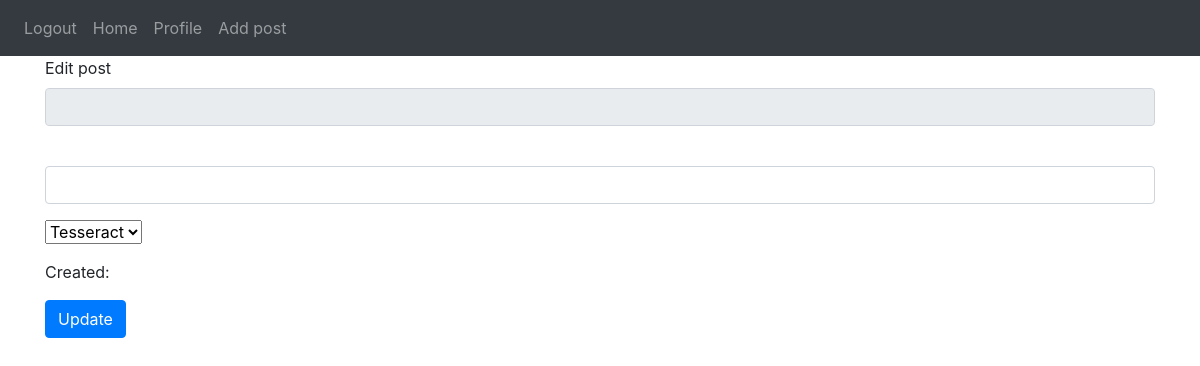
The page /edit/5 (signed in) on the database as committed earlier.
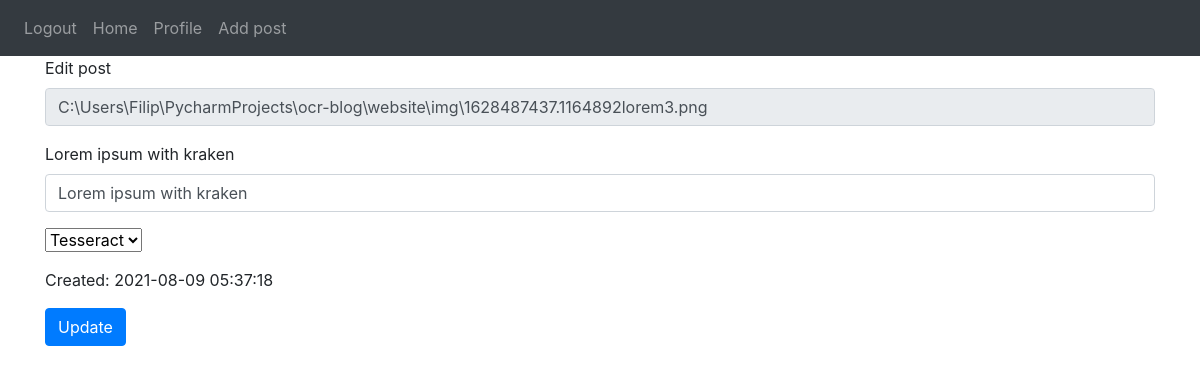
The same page on the database as committed later.
### website/models.py (models this page shows)
class Post(db.Model):
    id = db.Column(db.Integer, primary_key=True)
    img = db.Column(db.String(155))
    title = db.Column(db.String(155))
    data = db.Column(db.String(1024))
    type = db.Column(db.String(15))
    elapsed_time = db.Column(db.String(20))
    date = db.Column(db.DateTime(timezone=True), default=func.now())
    user_id = db.Column(db.Integer, db.ForeignKey('user.id'))

### website/views.py (the view)
@views.route('/edit/<id>', methods=['GET', 'POST'])
def edit(id):
    if request.method == 'POST':
        post = Post.query.get(id)
        post.title = request.form.get('title')
        db.session.add(post)
        db.session.commit()
        return render_template('single.html', user=current_user, post=post)
    else:
        post = Post.query.get(id)
        return render_template('edit.html', user=current_user, post=post, ocrs=ocrs)

### website/__init__.py (called while the page is built)
def create_app():
    app = Flask(__name__)
    app.config['SECRET_KEY'] = 'fdksljfaiiouoipfdus8879'
    app.config['SQLALCHEMY_DATABASE_URI'] = f'sqlite:///{DB_NAME}'
    db.init_app(app)
    from .views import views
    from .auth import auth
    app.register_blueprint(views, url_prefix='/')
    app.register_blueprint(auth, url_prefix='/')
    from .models import User, Post
    login_manager = LoginManager()
    login_manager.login_view = 'auth.login'
    login_manager.init_app(app)
    @login_manager.user_loader
    def load_user(id):
        return User.query.get(int(id))
    create_database(app)
    return app

### website/templates/edit.html (shortened to what this page needs)
{% extends "base.html" %} {% block title %} Edit {% endblock %}
{% block content %}
<form method="POST" enctype='multipart/form-data'>
    <div class="form-group">
        <label for="file">Edit post</label>
        <input disabled type="text" id="file" name="file" value="{{post.img}}" class="form-control" />
    </div>
    <div class="form-group">
        <label for="title">{{post.title}}</label>
        <input type="text" class="form-control" id="title" name="title" value="{{post.title}}" />
    </div>
    <div class="form-group">
        <select class="form-select" aria-label="Default select example" id="type" name="type">
            {% for ocr in ocrs %}
            {% if ocr == post.ocr %}
            <option value="{{ocr}}">{{ocr}}</option>
            {% else %}
            <option selected value="{{ocr}}">{{ocr}}</option>
            {% endif %}
            {% endfor %}
        </select>
    </div>
    <p>Created: {{post.date}}</p>
    <button type="submit" class="btn btn-primary">Update</button>
</form>
{% endblock %}

Rows that differ between the two databases and show on the page:
added Post: file "C:\\Users\\Filip\\PycharmProjects\\ocr-blog\\website\\img\\1628487437.1164892lorem3.png", title "Lorem ipsum with kraken", date "2021-08-09 05:37:18"
